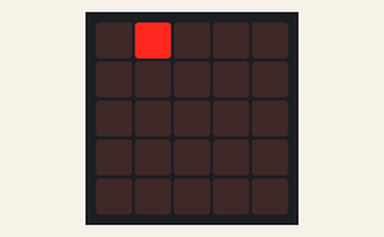
Simulated run of this program. Board: BBC micro:bit (MakeCode). On the bench: the board's 5×5 LED display.

Above: at 0.05 s.
At 0.75 s:
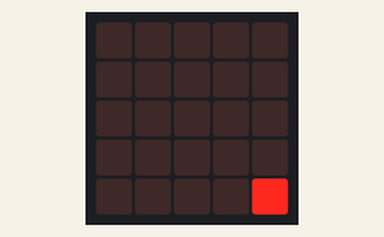
At 1.15 s:
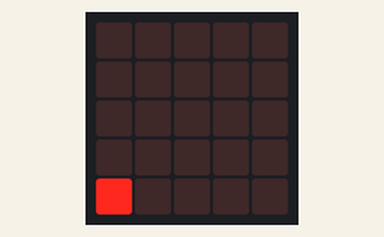
At 1.56 s:
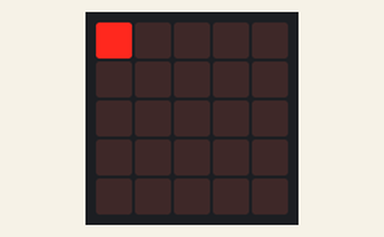
At 1.97 s:
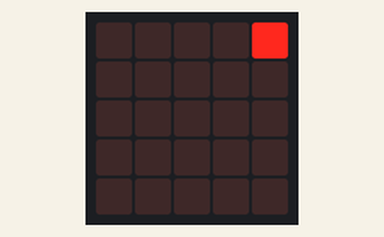

The program:

main.ts
```typescript
let X = 0
let Y = 0
basic.forever(function () {
    X = 0
    Y = 0
    for (let カウンター = 0; カウンター <= 15; カウンター++) {
        led.unplot(X, Y)
        if (カウンター < 4) {
            X += 1
        } else if (カウンター < 8) {
            Y += 1
        } else if (カウンター < 12) {
            X += -1
        } else {
            Y += -1
        }
        led.plot(X, Y)
        basic.pause(100)
    }
})
```

test.ts
```typescript
// テストはここに来ます。このパッケージが拡張機能として使用されるときにはコンパイルされません。
```

Measured:
- by itself, everything shown: repeats every 1.6 s, in 16 steps
